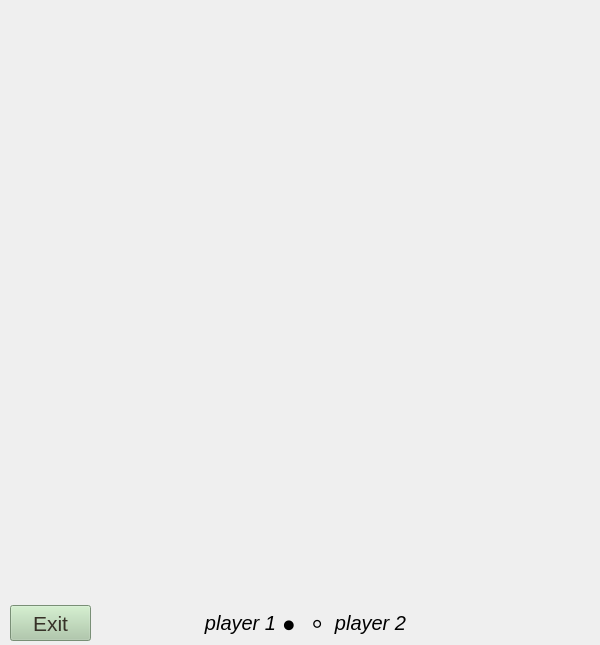
<?xml version="1.0" encoding="UTF-8"?>
<ui version="4.0">
 <class>MainWindow</class>
 <widget class="QMainWindow" name="MainWindow">
  <property name="geometry">
   <rect>
    <x>0</x>
    <y>0</y>
    <width>600</width>
    <height>645</height>
   </rect>
  </property>
  <property name="windowTitle">
   <string>MainWindow</string>
  </property>
  <widget class="QWidget" name="centralwidget">
   <widget class="QStackedWidget" name="stackedWidget">
    <property name="geometry">
     <rect>
      <x>0</x>
      <y>0</y>
      <width>600</width>
      <height>645</height>
     </rect>
    </property>
    <property name="styleSheet">
     <string notr="true"/>
    </property>
    <property name="currentIndex">
     <number>3</number>
    </property>
    <widget class="QWidget" name="page_name">
     <widget class="QLineEdit" name="lineEdit_userName">
      <property name="geometry">
       <rect>
        <x>150</x>
        <y>280</y>
        <width>181</width>
        <height>41</height>
       </rect>
      </property>
      <property name="font">
       <font>
        <pointsize>30</pointsize>
       </font>
      </property>
      <property name="placeholderText">
       <string>your name</string>
      </property>
     </widget>
     <widget class="QPushButton" name="pushButton_submitName">
      <property name="geometry">
       <rect>
        <x>330</x>
        <y>270</y>
        <width>101</width>
        <height>61</height>
       </rect>
      </property>
      <property name="font">
       <font>
        <pointsize>30</pointsize>
       </font>
      </property>
      <property name="text">
       <string>Enter</string>
      </property>
     </widget>
    </widget>
    <widget class="QWidget" name="page_menu">
     <property name="styleSheet">
      <string notr="true">background-color: rgb(170, 200, 165);
color: rgb(55, 50, 40);</string>
     </property>
     <widget class="QPushButton" name="pushButton_single">
      <property name="geometry">
       <rect>
        <x>210</x>
        <y>270</y>
        <width>171</width>
        <height>51</height>
       </rect>
      </property>
      <property name="styleSheet">
       <string notr="true">background-color: rgb(195, 155, 80)</string>
      </property>
      <property name="text">
       <string>Singleplayer</string>
      </property>
     </widget>
     <widget class="QPushButton" name="pushButton_multi">
      <property name="geometry">
       <rect>
        <x>210</x>
        <y>340</y>
        <width>171</width>
        <height>51</height>
       </rect>
      </property>
      <property name="styleSheet">
       <string notr="true">background-color: rgb(195, 155, 80)</string>
      </property>
      <property name="text">
       <string>Multiplayer</string>
      </property>
     </widget>
     <widget class="QPushButton" name="pushButton_host">
      <property name="geometry">
       <rect>
        <x>210</x>
        <y>410</y>
        <width>81</width>
        <height>51</height>
       </rect>
      </property>
      <property name="styleSheet">
       <string notr="true">background-color: rgb(195, 155, 80)</string>
      </property>
      <property name="text">
       <string>Host</string>
      </property>
     </widget>
     <widget class="QPushButton" name="pushButton_join">
      <property name="geometry">
       <rect>
        <x>300</x>
        <y>410</y>
        <width>81</width>
        <height>51</height>
       </rect>
      </property>
      <property name="styleSheet">
       <string notr="true">background-color: rgb(195, 155, 80)</string>
      </property>
      <property name="text">
       <string>Join</string>
      </property>
     </widget>
     <widget class="QLabel" name="label_title">
      <property name="geometry">
       <rect>
        <x>130</x>
        <y>140</y>
        <width>351</width>
        <height>101</height>
       </rect>
      </property>
      <property name="font">
       <font>
        <family>Hiragino Kaku Gothic Std</family>
        <pointsize>60</pointsize>
       </font>
      </property>
      <property name="text">
       <string>GOMOKU</string>
      </property>
      <property name="alignment">
       <set>Qt::AlignCenter</set>
      </property>
     </widget>
    </widget>
    <widget class="QWidget" name="page_join">
     <property name="styleSheet">
      <string notr="true">background-color: rgb(170, 200, 165);
color: rgb(55, 50, 40);</string>
     </property>
     <widget class="QLineEdit" name="lineEdit_serverAddress">
      <property name="geometry">
       <rect>
        <x>160</x>
        <y>280</y>
        <width>181</width>
        <height>41</height>
       </rect>
      </property>
      <property name="font">
       <font>
        <pointsize>30</pointsize>
       </font>
      </property>
      <property name="styleSheet">
       <string notr="true">background-color: rgb(255, 255, 255);</string>
      </property>
      <property name="placeholderText">
       <string>ip address</string>
      </property>
     </widget>
     <widget class="QPushButton" name="pushButton_joinServer">
      <property name="geometry">
       <rect>
        <x>340</x>
        <y>270</y>
        <width>101</width>
        <height>61</height>
       </rect>
      </property>
      <property name="font">
       <font>
        <pointsize>30</pointsize>
       </font>
      </property>
      <property name="styleSheet">
       <string notr="true">background-color: rgb(195, 155, 80)</string>
      </property>
      <property name="text">
       <string>Enter</string>
      </property>
     </widget>
     <widget class="QPushButton" name="pushButton">
      <property name="geometry">
       <rect>
        <x>10</x>
        <y>600</y>
        <width>81</width>
        <height>41</height>
       </rect>
      </property>
      <property name="font">
       <font>
        <pointsize>36</pointsize>
       </font>
      </property>
      <property name="styleSheet">
       <string notr="true">background-color: rgb(195, 155, 80)</string>
      </property>
      <property name="text">
       <string>←</string>
      </property>
     </widget>
    </widget>
    <widget class="QWidget" name="page_game">
     <property name="styleSheet">
      <string notr="true"/>
     </property>
     <widget class="QPushButton" name="pushButton_exit">
      <property name="geometry">
       <rect>
        <x>10</x>
        <y>605</y>
        <width>81</width>
        <height>36</height>
       </rect>
      </property>
      <property name="font">
       <font>
        <pointsize>16</pointsize>
       </font>
      </property>
      <property name="styleSheet">
       <string notr="true">background-color: rgb(170, 200, 165);
color: rgb(55, 50, 40);</string>
      </property>
      <property name="text">
       <string>Exit</string>
      </property>
     </widget>
     <widget class="QLabel" name="label_player1">
      <property name="geometry">
       <rect>
        <x>200</x>
        <y>605</y>
        <width>81</width>
        <height>36</height>
       </rect>
      </property>
      <property name="font">
       <font>
        <pointsize>15</pointsize>
        <italic>true</italic>
       </font>
      </property>
      <property name="text">
       <string>player 1</string>
      </property>
      <property name="alignment">
       <set>Qt::AlignCenter</set>
      </property>
      <property name="indent">
       <number>-1</number>
      </property>
     </widget>
     <widget class="QLabel" name="label_player2">
      <property name="geometry">
       <rect>
        <x>330</x>
        <y>605</y>
        <width>81</width>
        <height>36</height>
       </rect>
      </property>
      <property name="font">
       <font>
        <pointsize>15</pointsize>
        <weight>50</weight>
        <italic>true</italic>
        <bold>false</bold>
       </font>
      </property>
      <property name="layoutDirection">
       <enum>Qt::LeftToRight</enum>
      </property>
      <property name="text">
       <string>player 2</string>
      </property>
      <property name="alignment">
       <set>Qt::AlignCenter</set>
      </property>
     </widget>
     <widget class="QLabel" name="label_blackCircle">
      <property name="geometry">
       <rect>
        <x>280</x>
        <y>615</y>
        <width>21</width>
        <height>21</height>
       </rect>
      </property>
      <property name="font">
       <font>
        <pointsize>16</pointsize>
       </font>
      </property>
      <property name="text">
       <string>⚫</string>
      </property>
     </widget>
     <widget class="QLabel" name="label_whiteCircle">
      <property name="geometry">
       <rect>
        <x>310</x>
        <y>614</y>
        <width>21</width>
        <height>21</height>
       </rect>
      </property>
      <property name="font">
       <font>
        <pointsize>13</pointsize>
       </font>
      </property>
      <property name="text">
       <string>&lt;!DOCTYPE HTML PUBLIC &quot;-//W3C//DTD HTML 4.0//EN&quot; &quot;http://www.w3.org/TR/REC-html40/strict.dtd&quot;&gt;
&lt;html&gt;&lt;head&gt;&lt;meta name=&quot;qrichtext&quot; content=&quot;1&quot; /&gt;&lt;style type=&quot;text/css&quot;&gt;
p, li { white-space: pre-wrap; }
&lt;/style&gt;&lt;/head&gt;&lt;body style=&quot; font-family:'.SF NS Text'; font-size:13pt; font-weight:400; font-style:normal;&quot;&gt;
&lt;p style=&quot; margin-top:0px; margin-bottom:0px; margin-left:0px; margin-right:0px; -qt-block-indent:0; text-indent:0px;&quot;&gt;⚪&lt;/p&gt;&lt;/body&gt;&lt;/html&gt;</string>
      </property>
     </widget>
    </widget>
   </widget>
  </widget>
 </widget>
 <resources/>
 <connections/>
</ui>
